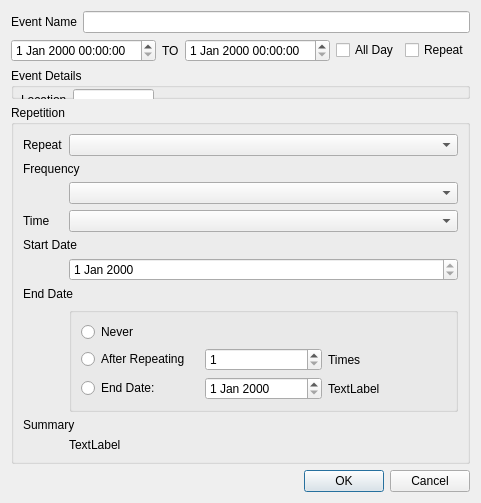
<?xml version="1.0" encoding="UTF-8"?>
<ui version="4.0">
 <class>Dialog</class>
 <widget class="QDialog" name="Dialog">
  <property name="geometry">
   <rect>
    <x>0</x>
    <y>0</y>
    <width>438</width>
    <height>462</height>
   </rect>
  </property>
  <property name="windowTitle">
   <string>Dialog</string>
  </property>
  <layout class="QVBoxLayout" name="verticalLayout_2">
   <item>
    <layout class="QHBoxLayout" name="horizontalLayout_3">
     <item>
      <widget class="QLabel" name="label_4">
       <property name="text">
        <string>Event Name</string>
       </property>
      </widget>
     </item>
     <item>
      <widget class="QLineEdit" name="lineEdit">
       <property name="clearButtonEnabled">
        <bool>false</bool>
       </property>
      </widget>
     </item>
    </layout>
   </item>
   <item>
    <layout class="QHBoxLayout" name="horizontalLayout_8">
     <item>
      <layout class="QHBoxLayout" name="horizontalLayout_4">
       <item>
        <widget class="QDateTimeEdit" name="dateTimeEdit"/>
       </item>
       <item>
        <widget class="QLabel" name="label">
         <property name="text">
          <string>TO</string>
         </property>
        </widget>
       </item>
       <item>
        <widget class="QDateTimeEdit" name="dateTimeEdit_2"/>
       </item>
      </layout>
     </item>
     <item>
      <widget class="QCheckBox" name="checkBox">
       <property name="text">
        <string>All Day</string>
       </property>
      </widget>
     </item>
     <item>
      <widget class="QCheckBox" name="checkBox_2">
       <property name="text">
        <string>Repeat</string>
       </property>
      </widget>
     </item>
    </layout>
   </item>
   <item>
    <widget class="QGroupBox" name="groupBox_2">
     <property name="title">
      <string>Event Details</string>
     </property>
     <widget class="QWidget" name="layoutWidget">
      <property name="geometry">
       <rect>
        <x>10</x>
        <y>50</y>
        <width>133</width>
        <height>53</height>
       </rect>
      </property>
      <layout class="QHBoxLayout" name="horizontalLayout_2">
       <item>
        <widget class="QLabel" name="label_3">
         <property name="text">
          <string>Description</string>
         </property>
         <property name="buddy">
          <cstring>locationLineEditor</cstring>
         </property>
        </widget>
       </item>
       <item>
        <widget class="QTextEdit" name="textEdit"/>
       </item>
      </layout>
     </widget>
     <widget class="QWidget" name="">
      <property name="geometry">
       <rect>
        <x>10</x>
        <y>20</y>
        <width>133</width>
        <height>24</height>
       </rect>
      </property>
      <layout class="QHBoxLayout" name="horizontalLayout">
       <item>
        <widget class="QLabel" name="label_2">
         <property name="text">
          <string>Location</string>
         </property>
         <property name="buddy">
          <cstring>locationLineEditor</cstring>
         </property>
        </widget>
       </item>
       <item>
        <widget class="QLineEdit" name="locationLineEdit"/>
       </item>
      </layout>
     </widget>
     <widget class="QWidget" name="">
      <property name="geometry">
       <rect>
        <x>10</x>
        <y>120</y>
        <width>91</width>
        <height>24</height>
       </rect>
      </property>
      <layout class="QHBoxLayout" name="horizontalLayout_7">
       <item>
        <widget class="QLabel" name="label_5">
         <property name="text">
          <string>Color</string>
         </property>
        </widget>
       </item>
       <item>
        <widget class="QComboBox" name="comboBox"/>
       </item>
      </layout>
     </widget>
    </widget>
   </item>
   <item>
    <widget class="QGroupBox" name="groupBox">
     <property name="title">
      <string>Repetition</string>
     </property>
     <layout class="QFormLayout" name="formLayout">
      <item row="0" column="0">
       <widget class="QLabel" name="label_6">
        <property name="text">
         <string>Repeat</string>
        </property>
       </widget>
      </item>
      <item row="0" column="1">
       <widget class="QComboBox" name="comboBox_2"/>
      </item>
      <item row="3" column="0" colspan="2">
       <widget class="QLabel" name="label_7">
        <property name="text">
         <string>Frequency</string>
        </property>
       </widget>
      </item>
      <item row="6" column="0">
       <widget class="QLabel" name="label_8">
        <property name="text">
         <string>Time</string>
        </property>
       </widget>
      </item>
      <item row="6" column="1">
       <widget class="QComboBox" name="comboBox_4"/>
      </item>
      <item row="9" column="0" colspan="2">
       <widget class="QLabel" name="label_9">
        <property name="text">
         <string>Start Date</string>
        </property>
       </widget>
      </item>
      <item row="11" column="1">
       <widget class="QDateEdit" name="dateEdit">
        <property name="readOnly">
         <bool>true</bool>
        </property>
       </widget>
      </item>
      <item row="12" column="0" colspan="2">
       <widget class="QLabel" name="label_10">
        <property name="text">
         <string>End Date</string>
        </property>
       </widget>
      </item>
      <item row="13" column="1">
       <widget class="QGroupBox" name="groupBox_3">
        <property name="title">
         <string/>
        </property>
        <layout class="QVBoxLayout" name="verticalLayout">
         <item>
          <widget class="QRadioButton" name="radioButton">
           <property name="text">
            <string>Never</string>
           </property>
          </widget>
         </item>
         <item>
          <layout class="QHBoxLayout" name="horizontalLayout_5">
           <item>
            <widget class="QRadioButton" name="radioButton_2">
             <property name="text">
              <string>After Repeating</string>
             </property>
            </widget>
           </item>
           <item>
            <widget class="QSpinBox" name="spinBox">
             <property name="minimum">
              <number>1</number>
             </property>
             <property name="maximum">
              <number>3650</number>
             </property>
            </widget>
           </item>
           <item>
            <widget class="QLabel" name="label_12">
             <property name="text">
              <string>Times</string>
             </property>
            </widget>
           </item>
          </layout>
         </item>
         <item>
          <layout class="QHBoxLayout" name="horizontalLayout_6">
           <item>
            <widget class="QRadioButton" name="radioButton_3">
             <property name="text">
              <string>End Date: </string>
             </property>
            </widget>
           </item>
           <item>
            <widget class="QDateEdit" name="dateEdit_2"/>
           </item>
           <item>
            <widget class="QLabel" name="label_14">
             <property name="text">
              <string>TextLabel</string>
             </property>
            </widget>
           </item>
          </layout>
         </item>
        </layout>
       </widget>
      </item>
      <item row="14" column="0" colspan="2">
       <widget class="QLabel" name="label_11">
        <property name="text">
         <string>Summary</string>
        </property>
       </widget>
      </item>
      <item row="15" column="1">
       <widget class="QLabel" name="label_13">
        <property name="text">
         <string>TextLabel</string>
        </property>
       </widget>
      </item>
      <item row="4" column="1">
       <widget class="QComboBox" name="comboBox_3"/>
      </item>
     </layout>
    </widget>
   </item>
   <item>
    <widget class="QDialogButtonBox" name="buttonBox">
     <property name="orientation">
      <enum>Qt::Horizontal</enum>
     </property>
     <property name="standardButtons">
      <set>QDialogButtonBox::Cancel|QDialogButtonBox::Ok</set>
     </property>
    </widget>
   </item>
  </layout>
 </widget>
 <resources/>
 <connections>
  <connection>
   <sender>buttonBox</sender>
   <signal>accepted()</signal>
   <receiver>Dialog</receiver>
   <slot>accept()</slot>
   <hints>
    <hint type="sourcelabel">
     <x>248</x>
     <y>254</y>
    </hint>
    <hint type="destinationlabel">
     <x>157</x>
     <y>274</y>
    </hint>
   </hints>
  </connection>
  <connection>
   <sender>buttonBox</sender>
   <signal>rejected()</signal>
   <receiver>Dialog</receiver>
   <slot>reject()</slot>
   <hints>
    <hint type="sourcelabel">
     <x>316</x>
     <y>260</y>
    </hint>
    <hint type="destinationlabel">
     <x>286</x>
     <y>274</y>
    </hint>
   </hints>
  </connection>
 </connections>
</ui>
